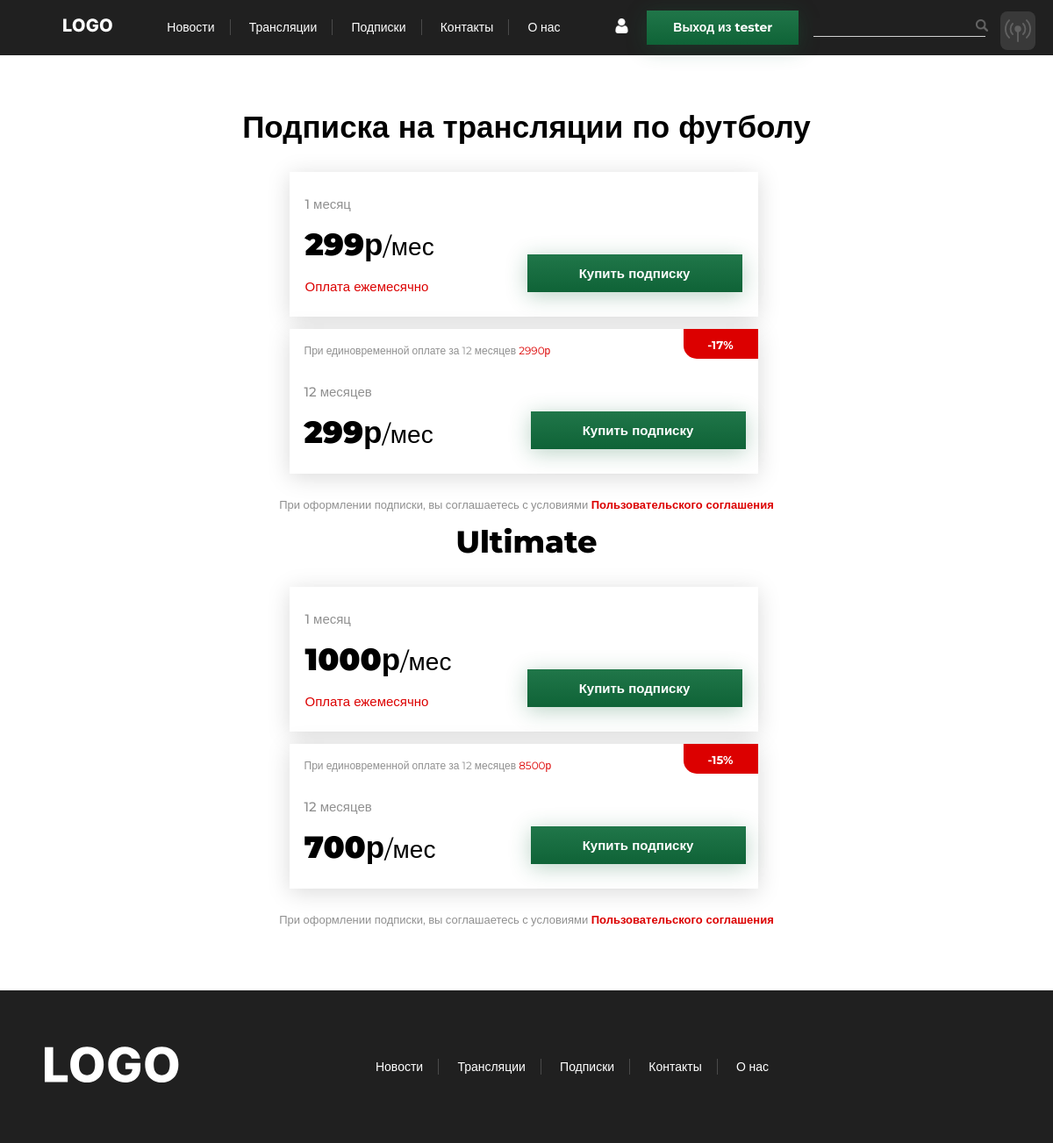
/subscription (signed in), run on the app's committed database.
### mainsite/models.py (models this page shows, shortened)
class Subscription(models.Model):
    sub_category = models.ForeignKey(Category, on_delete=models.CASCADE, null=True)
    sub_name = models.CharField("Название подписки", max_length=100)
    sup_price_month = models.CharField("Цена за месяц", max_length=100, null=True)
    sub_price_year = models.CharField("Цена за год", max_length=100, null=True)
    sub_price_year_month = models.CharField("Цена за месяц при годовой подписке", max_length=100, null=True)
    sub_price_year_discount = models.CharField("Скидка при покупке годовой подписки", max_length=100, null=True)
    class Meta:
        verbose_name = "Подписка"
        verbose_name_plural = "Подписки"

### mainsite/views.py (the view, shortened to what this page needs)
# urls.py: path('subscription', views.SubPage.as_view(), name='subs'),
class SubPage(View):
    def get(self, request, *args, **kwargs):
        news = News.objects.all()
        first_news = news[:3]
        news = news[3:]
        category = Category.objects.all()
        translations = Translation.objects.all()
        login_form = LoginForm()
        subs = Subscription.objects.all()
        register = UserRegistrationForm()
        return render(request, 'subscription.html',
                      {"category": category, "translations": translations, 'news': news, 'first_news': first_news,
                       'key': 'all',
                       "news_key": 'all', 'day': 'Сегодня',
                       'is_filter': False, 'login_form': login_form, 'reg_form': register, 'subs': subs})

### mainsite/forms.py (shortened to what this page needs)
class LoginForm(Form):
    username = forms.CharField(widget=forms.TextInput(
        attrs={'class': 'popup-reg__input_type_email popup-reg__form-styles', 'placeholder': 'login'}))
    password = forms.CharField(widget=forms.PasswordInput(
        attrs={'class': 'popup-reg__input_type_password popup-reg__form-styles', 'placeholder': 'password'}))

class UserRegistrationForm(forms.ModelForm):
    password = forms.CharField(
        widget=forms.PasswordInput(
            attrs={'class': 'popup-reg__input_type_password popup-reg__form-styles', 'placeholder': 'Пароль'}))
    password2 = forms.CharField(widget=forms.PasswordInput(
        attrs={'class': 'popup-reg__input_type_password popup-reg__form-styles', 'placeholder': 'Подтвержение пароля'}))
    class Meta:
        model = User
        fields = ('username', 'email')
        widgets = {
            'username': forms.TextInput(attrs={
                'class': "popup-reg__input_type_name popup-reg__form-styles",
                'placeholder': 'Имя'
            }),
            'email': forms.TextInput(attrs={
                'class': "popup-reg__input_type_password popup-reg__form-styles",
                'placeholder': 'email',
                'type': 'email'
            })
        }

### templates/subscription.html (shortened to what this page needs)
{% extends 'base-sub.html' %}
{% block content %}
    <div class="streams-margin">
        <section class="subs">
            {% for sub in subs %}
                {% if forloop.first %}
                {% else %}
                    <h1 class="subs__title">{{ sub.sub_name }}</h1>
                    <div class="subs__container">
                        <div class="subs__1month sub">
                            <div class="subs__1month-info">
                                <p class="subs__1month-title">1 месяц</p>
                                <p class="subs__price"><b class="bold">{{ sub.sup_price_month }}р</b>/мес</p>
                                <p class="subs__condition">Оплата ежемесячно</p>
                            </div>
                            <form action="" class="subs__1month-form">
                                <button class="subs__1month-buy-btn btn-no-style">Купить подписку</button>
                            </form>
                        </div>
                        <div class="subs__1month sub">
                            <div class="subs__1month-info">
                                <p class="subs__condition2">При единовременной оплате за 12 месяцев <span
                                        class="transelem__live_active">{{ sub.sub_price_year }}р</span></p>
                                <p class="subs__12month-title">12 месяцев</p>
                                <p class="subs__price subs__price-2"><b class="bold">{{ sub.sub_price_year_month }}р</b>/мес</p>
                            </div>
                            <form action="" class="subs__1month-form">
                                <button class="subs__1month-buy-btn btn-no-style subs__12month-buy-btn">Купить
                                    подписку
                                </button>
                            </form>
                            <p class="subs__12month-sale">-{{ sub.sub_price_year_discount }}%</p>
                        </div>
                    </div>
                    <p class="subs__user-agreement">При оформлении подписки, вы соглашаетесь с условиями <a href="#"
                                                                                                            class="transelem__live_active bold2 non-decor">Пользовательского
                        соглашения</a></p>
                {% endif %}
            {% endfor %}
        </section>
{% endblock content %}

### templates/base-sub.html (shortened to what this page needs)
{% load static %}
<!DOCTYPE html>
<html lang="ru" xmlns="http://www.w3.org/1999/html">
<head>
    <link rel="stylesheet" href="{% static 'css/style.css' %}">
    <link rel="stylesheet" href="{% static 'css/adaptive_index.css' %}">
    <link rel="stylesheet" href="{% static 'css/adaptive.css' %}">
    <link rel="stylesheet" href="{% static 'css/aboutus.css' %}">
</head>
<body class="page">
<header class="header">
    <a href="{% url 'index' %}" class="header__logo">
        <img src="{% static 'image/LOGO.png' %}" alt="Logo">
    </a>
    <hav class="header__navigation">
        <a href="{% url 'news_list' %}" class="header__navigation-element">Новости</a>
        <a href="{% url 'translations_list' %}" class="header__navigation-element">Трансляции</a>
        <a href="{% url 'subs' %}" class="header__navigation-element">Подписки</a>
        <a href="{% url 'contacts' %}" class="header__navigation-element">Контакты</a>
        <a href="{% url 'about' %}" class="header__navigation-element">О нас</a>
    </hav>
    <div class="ether">
    </div>
    <div class="header__right-items">
        <a href="{% url 'profile' %}"><img src="{% static 'image/user_icon.svg' %}" alt="Иконка" class="header__user-icon"></a>
        {% if request.user.is_authenticated %}
            <a href="{% url 'logout' %}">
            <button class="header__register-button">Выход из {{ request.user.username }}</button></a>
        {% else %}
           <button class="header__register-button">Регистрация</button>
        {% endif %}
        <div class="header__search-n-mg-glass">
            <form action="{% url 'search' %}" method="get" class="searching-form">
                <input type="text" name="search" class="header__search" minlength="1" maxlength="56" required>
                <button class="btn-no-style searching-button"><img src="{% static 'image/magnifying_glass.svg' %}"
                                                                   alt="Лупа"
                                                                   class="header__mag-glass"></button>
            </form>
        </div>
</header>
<main class="main-in-subs">
    {% block content %} {% endblock content %}
</main>
<footer class="footer">
    <a href="{% url 'index' %}"><img src="{% static 'image/LOGO_footer.svg' %}" alt="logo" class="footer__logo"></a>
    <hav class="header__navigation footer__navigation">
        <a href="{% url 'news_list' %}" class="header__navigation-element">Новости</a>
        <a href="{% url 'translations_list' %}" class="header__navigation-element">Трансляции</a>
        <a href="{% url 'subs' %}" class="header__navigation-element">Подписки</a>
        <a href="{% url 'contacts' %}" class="header__navigation-element">Контакты</a>
        <a href="{% url 'about' %}" class="header__navigation-element">О нас</a>
    </hav>
</footer>
</body>
</html>

### mainsite/static/css/style.css (style rules this page uses)
.page { font-family: Montserrat, Arial, sans-serif; }
.header { height: 63px; width: 100%; background-color: #202020; display: flex; flex-direction: row; justify-content: space-between; align-items: center; }
.header__logo { justify-content: flex-start; margin-left: 50px; }
.header__navigation { justify-content: center; flex-direction: row; }
.header__navigation-element { font-weight: 300; font-size: 14px; line-height: 17px; color: #FFFFFF; padding: 0 17px 0 17px; border-right: 1px solid rgba(255, 255, 255, 0.19); text-decoration: none; transition: 2s opacity ease; opacity: 1; }
.header__navigation-element:last-of-type { border-right: none; }
.header__right-items { display: flex; flex-direction: row; align-items: center; }
.header__search-n-mg-glass { display: flex; flex-direction: row; flex-wrap: nowrap; margin-right: 50px; }
.header__search { color: #fff; border: none; border-bottom: 0.5px solid rgba(255, 255, 255, .8); background-color: #202020; outline: 0; outline-offset: 0; }
.header__register-button { background: linear-gradient(180deg, #207649 0%, #0F6337 100%); box-shadow: 0px 4px 25px rgba(22, 107, 62, 0.3); font-weight: 700; font-size: 14px; line-height: 17px; text-align: center; border: none; padding: 0; width: 173px; height: 39px; margin-right: 17px; cursor: pointer; color: #fff; }
.header__user-icon { background: transparent; margin-right: 20px; }
.header__mag-glass { background: transparent; margin-left: -17px; width: 14px; height: 14px; }
.streams-margin { display: flex; flex-direction: row; justify-content: space-between; }
.btn-no-style { padding: 0; border: none; background: transparent; cursor: pointer; }
.footer { background: #202020; width: 100%; height: 174px; display: flex; justify-content: space-between; align-items: center; }
.footer__logo { width: 154px; height: 65px; margin-left: 50px; }
.footer__navigation { margin-right: 100px; }
.subs { max-width: 1080px; margin: 60px auto 182px; }
.subs__title { font-weight: 800; font-size: 35px; line-height: 43px; margin: 0 0 30px 0; }
.subs__container { display: flex; flex-direction: row; flex-wrap: wrap; width: 100%; }
.sub { width: 534px; height: 165px; background: #FFFFFF; box-shadow: 0px 4px 25px rgba(0, 0, 0, 0.15); margin-right: 7px; margin-bottom: 14px; }
.subs__1month { display: flex; flex-direction: row; justify-content: space-between; }
.subs__1month-info { display: flex; flex-direction: column; justify-content: flex-start; }
.subs__1month-title { font-weight: 500; font-size: 15px; line-height: 18px; color: rgba(0, 0, 0, 0.44); margin: 28px 0 15px 18px; }
.subs__price { font-size: 28px; line-height: 43px; margin: 0 0 15px 18px; }
.subs__condition { font-weight: 500; font-size: 15px; line-height: 18px; color: #DC0000; margin: 0 0 28px 18px; }
.subs__1month-form { align-self: flex-end; }
.subs__1month-buy-btn { color: #fff; font-weight: 700; font-size: 15px; line-height: 18px; width: 245px; height: 43px; background: linear-gradient(180deg, #207649 0%, #0F6337 100%); box-shadow: 0px 4px 25px rgba(22, 107, 62, 0.3); margin: 0 18px 28px 0; }
.subs__condition2 { font-weight: 400; font-size: 12px; line-height: 15px; text-align: start; color: rgba(0, 0, 0, 0.44); margin: 17px 0 31px 17px; width: 351px; }
.subs__12month-sale { position: relative; margin: 0; background-color: #DC0000; color: #fff; width: 85px; height: 24px; border-radius: 0px 0px 0px 15px; font-weight: 700; font-size: 13px; line-height: 16px; padding-top: 10px; text-align: center; margin-left: -126px; }
.subs__12month-buy-btn { margin-left: -130px; }
.subs__12month-title { font-weight: 500; font-size: 15px; line-height: 18px; color: rgba(0, 0, 0, 0.44); margin: 0 0 15px 17px; }
.subs__price-2 { margin: 0 0 24px 17px; }
.subs__user-agreement { font-weight: 400; font-size: 13px; line-height: 16px; color: rgba(0, 0, 0, 0.44); }
.main-in-subs { min-height: 100vh; }
.non-decor { text-decoration: none; }
.non-decor { color: #000; }
.bold { font-weight: 900; font-size: 35px; line-height: 43px; }
.bold2 { font-weight: 900; }
.sub:last-of-type { margin-right: 0; }
.transelem__live_active { color: #DC0000; }

### mainsite/static/css/adaptive_index.css (style rules this page uses)
.header { justify-content: space-around; }
.ether { display: none; position: fixed; right: 20px; top: 13px; z-index: 1; padding: 5px; background-color: rgba(115, 115, 115, 0.3); border-radius: .5rem; }
main { max-width: 1500px; margin: auto; }

### data on the page
Subscription: sub_name "Подписка на трансляции по футболу", sup_price_month "299", sub_price_year "2990", sub_price_year_month "299", sub_price_year_discount "17"
Subscription: sub_name "Ultimate", sup_price_month "1000", sub_price_year "8500", sub_price_year_month "700", sub_price_year_discount "15"

### other printed values
{{ request.user.username }} "tester"
